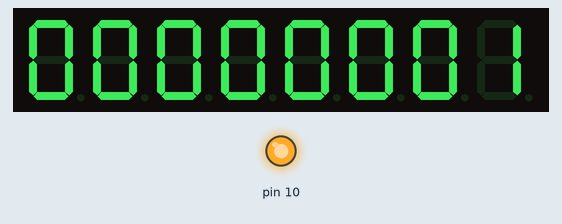
Bench run of a sketch on a simulated Arduino Uno, built with avr-gcc and run on an emulated ATmega328P. Shown: 8-digit seven-segment display, output pins drawn as LEDs (lit = HIGH). Wiring (inferred from the names in the program): MAX7219 LED driver: CS pin 5. Pins used as bus, display or sensor lines are not drawn.

Above: at 0.15 s.
At 4.95 s:
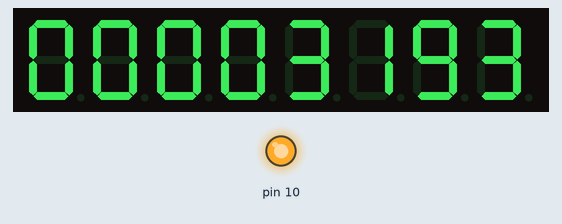
At 10.06 s:
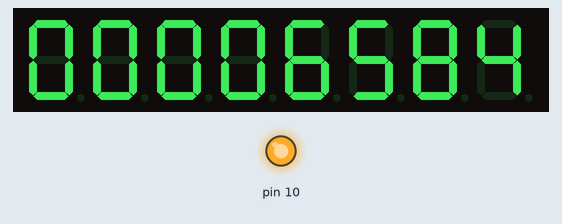
At 19.97 s:
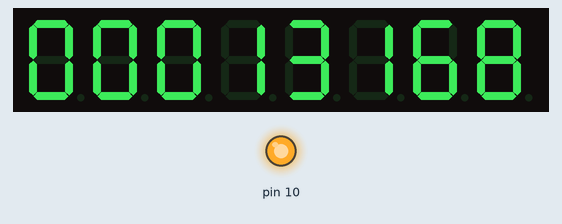
At 29.88 s:
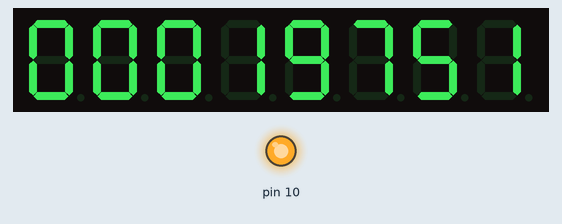
At 39.8 s:
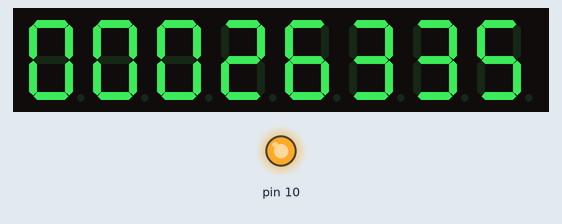

The sketch:

LCDemo7Segment.ino
```cpp
// //We always have to include the library
// #include "LedControl.h"

// /*
//  Now we need a LedControl to work with.
//  ***** These pin numbers will probably not work with your hardware *****
//  pin 12 is connected to the DataIn
//  pin 11 is connected to the CLK
//  pin 10 is connected to LOAD
//  We have only a single MAX72XX.
//  */
// LedControl lc=LedControl(2,1);

// /* we always wait a bit between updates of the display */
// unsigned long delaytime=250;

// void setup() {
//   /*
//    The MAX72XX is in power-saving mode on startup,
//    we have to do a wakeup call
//    */
//   lc.shutdown(0,false);
//   /* Set the brightness to a medium values */
//   lc.setIntensity(0,8);
//   /* and clear the display */
//   lc.clearDisplay(0);
// }


// /*
//  This method will display the characters for the
//  word "Arduino" one after the other on digit 0.
//  */
// void writeArduinoOn7Segment() {
//   lc.setChar(0,0,'a',false);
//   delay(delaytime);
//   lc.setRow(0,0,0x05);
//   delay(delaytime);
//   lc.setChar(0,0,'d',false);
//   delay(delaytime);
//   lc.setRow(0,0,0x1c);
//   delay(delaytime);
//   lc.setRow(0,0,B00010000);
//   delay(delaytime);
//   lc.setRow(0,0,0x15);
//   delay(delaytime);
//   lc.setRow(0,0,0x1D);
//   delay(delaytime);
//   lc.clearDisplay(0);
//   delay(delaytime);
// }

// /*
//   This method will scroll all the hexa-decimal
//  numbers and letters on the display. You will need at least
//  four 7-Segment digits. otherwise it won't really look that good.
//  */
// void scrollDigits() {
//   for(int i=0;i<13;i++) {
//     lc.setDigit(0,3,i,false);
//     lc.setDigit(0,2,i+1,false);
//     lc.setDigit(0,1,i+2,false);
//     lc.setDigit(0,0,i+3,false);
//     delay(delaytime);
//   }
//   lc.clearDisplay(0);
//   delay(delaytime);
// }

// void loop() {
//   // writeArduinoOn7Segment();
//   scrollDigits();
// }

#include <LedControl.h>

/* REFERENCES
* https://hastebin.com/axovofapag.coffee
* http://www.kevindarrah.com/download/arduino_code/MAX7219_DEMO.ino
* https://github.com/ozhantr/DigitLedDisplay
* https://github.com/wayoda/LedControl
*/

#define DIN 5
#define CS 5
#define CLK 7
#define NUM_DISPLAYS 1

// OPCODES
#define OP_DECODE 0x09
#define OP_INTENSITY 0x0A
#define OP_SCANLIMIT 0x0B
#define OP_SHUTDOWN 0x0C
#define OP_DISPLAYTEST 0x0F

// DECODE modes
#define DECODE_ALL 0x0F
#define DECODE_NONE 0x00
#define DECODE_FIRST 0x01
#define DECODE_HALF 0x0F

unsigned long counterValue = 0;
unsigned long counterValue2 = 9899;
byte digits[8];
byte digits2[8];

LedControl lc = LedControl(CS, NUM_DISPLAYS);

void initialize()
{
    digitalWrite(CS, HIGH);
    pinMode(DIN, OUTPUT);
    pinMode(CS, OUTPUT);
    pinMode(CLK, OUTPUT);

    pinMode(3, INPUT_PULLUP);
    pinMode(4, INPUT);
}

void output(byte address, byte data)
{
    digitalWrite(CS, LOW);
    shiftOut(DIN, CLK, MSBFIRST, address);
    shiftOut(DIN, CLK, MSBFIRST, data);
    digitalWrite(CS, HIGH);
}

void setDisplayTest(bool state)
{
    output(OP_DISPLAYTEST, state);
}

void setShutdown(bool state)
{
    output(OP_SHUTDOWN, state);
}

void setIntensity(byte value)
{
    output(OP_INTENSITY, value);
}

void setScanLimit(byte value)
{
    output(OP_SCANLIMIT, value);
}

void setDecode(byte state)
{
    output(OP_DECODE, state);
}

void loop()
{
    // int pin = digitalRead(3);
    // if (pin == LOW)
    //     counterValue = 0;
    // if (digitalRead(4) == HIGH)
    //     counterValue2 = 0;

    counterValue++;
    counterValue2++;
    convertToDigits(digits, counterValue);
    // convertToDigits(digits2, counterValue2);
    displayNumber(0, digits);
    // displayNumber(1, digits2);

    // Serial.println(pin);
    delay(1);
}

void setup()
{
    Serial.begin(9600);
    // initialize();
    // setDisplayTest(false);
    // setIntensity(0);
    // setScanLimit(0x07);
    // setDecode(DECODE_ALL);
    // for (int i = 1; i < 9; i++)
    // {
    //     output(i, 1);
    // }
    // setShutdown(true);
    // output(0x0c, 0x01);

    for (int i = 0; i < NUM_DISPLAYS; i++)
    {
        lc.shutdown(i, false);
        lc.clearDisplay(i);
        lc.setIntensity(i, 0);
        lc.setScanLimit(i, 8);
    }
}

void displayNumber(int addr, byte data[])
{
    for (int i = 0; i < 8; i++)
    {
        // output(i + 1, digits[i]);

        lc.setDigit(addr, i, data[i], false);
    }
}

void convertToDigits(byte output[], unsigned long value)
{
    unsigned long digitsCounter = value;

    for (int i = 0; i < 8; i++)
    {
        output[i] = digitsCounter % 10;

        // if (digitsCounter < pow(10, i)) // 1, 10, 100, 1000....
        //     output[i] = 0x0F;          // set the data to something out of range so the chip doesn't display anything on that digit -- set to 0x00 to pad with 0s (or any other valid value)

        digitsCounter /= 10;
    }
}
```
